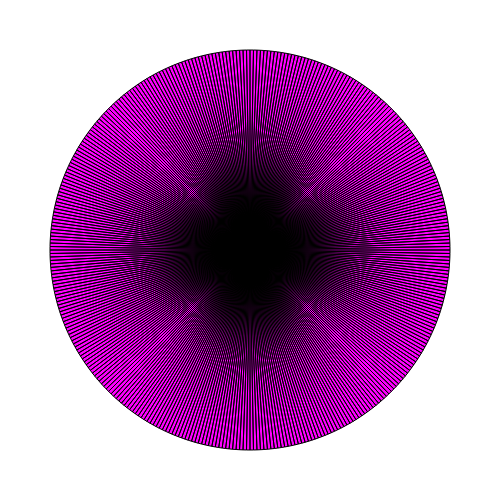
Frame 1 (no input)
Frame 60 (no input): identical to frame 1, image omitted
Frame 120 (the mouse pressed at the canvas centre since frame 60): identical to frame 1, image omitted

The p5.js sketch that drew this single still picture (run headless with seeded random() and noise() and a simulated clock; from frame 60 on, the mouse is pressed at the canvas centre):

// p5.js sketch
// ── sketch.js
'use strict';

// Declare variables for the triangle segments
var segmentCount = 360;
var radius = 200;

function setup() {
    createCanvas(500, 500);
}

function draw() {
    colorMode(HSB, 360, 100, 100);
    background(360, 0, 100);

    // New variables declared for each triangle
    var angle = 0;
    var increment = 360 / segmentCount;
    
    beginShape(TRIANGLE_FAN);
        vertex(width / 2, height / 2);

        /** A for() loop is created to add a new vertex 
             until the circle is completed */
        for(var angle = 0; angle <= 360; angle += increment) {
            // Declare x and y coordinates of the new vertex 
            var vx = radius * cos(radians(angle)) + width / 2;
            var vy = radius * sin(radians(angle)) + height / 2;
            vertex(vx, vy);
            fill(300, 100, 100);
        }
    endShape();
}
